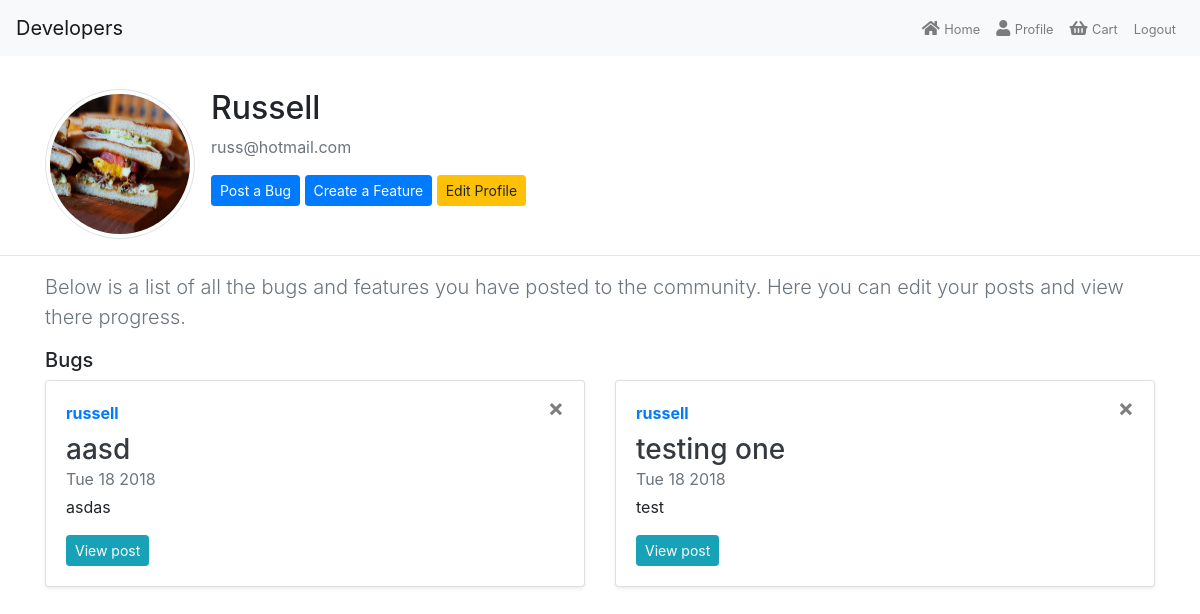
The app's page /users/profile/ (signed in), older data.
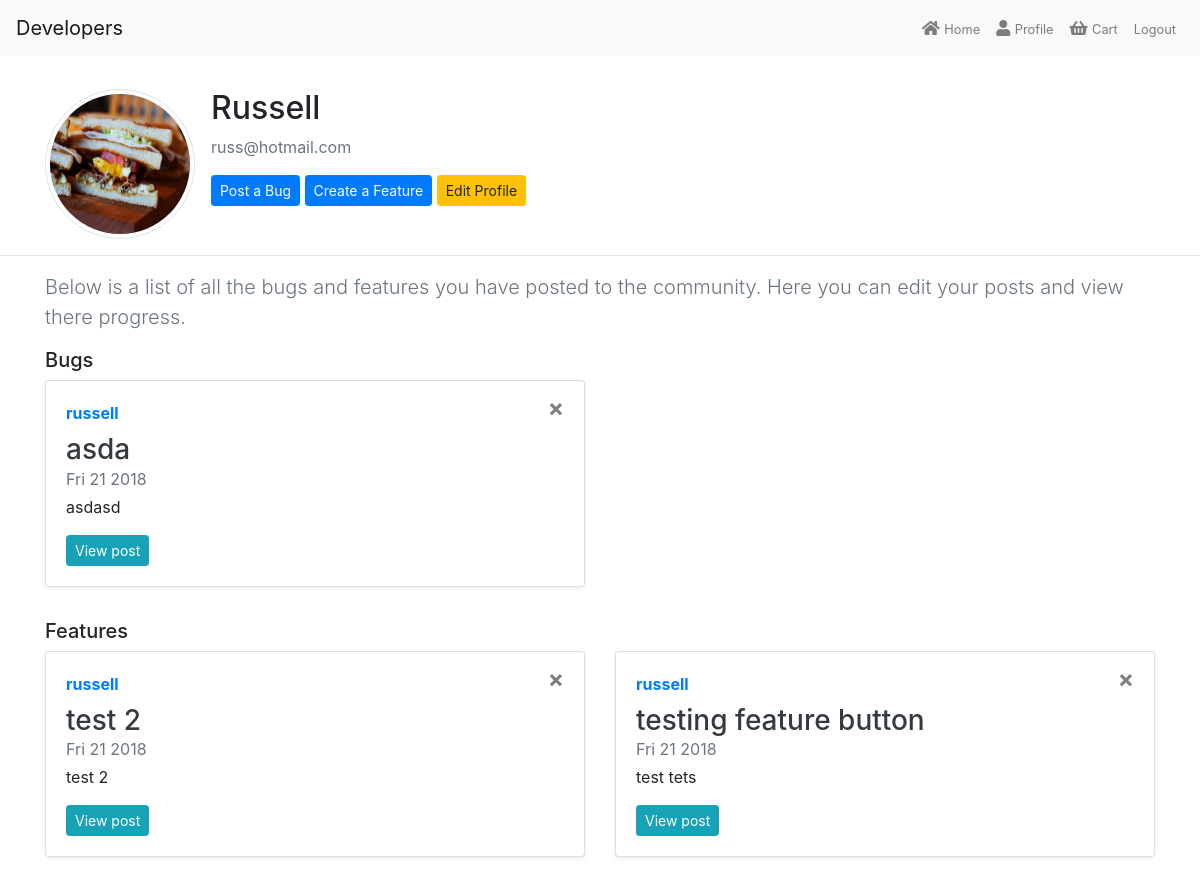
The same page, newer data.
### users/models.py (models this page shows, shortened)
class Profile(models.Model):
    user = models.OneToOneField(User, on_delete=models.CASCADE)
    image = models.ImageField(default="default.jpg",
                               upload_to="profile_images")

### bug/models.py (models this page shows, shortened)
class Bug(models.Model):
    app_choices = [
        ("bug", "Bug"),
        ("feature", "Feature")
    ]
    title = models.CharField(max_length=100)
    description = models.TextField()
    created_date = models.DateTimeField(default=timezone.now)
    views = models.IntegerField(default=0)
    upvotes = models.IntegerField(default=0)
    price = models.DecimalField(max_digits=6, decimal_places=2, default=0)
    author = models.ForeignKey(User, on_delete=models.CASCADE)

### feature/models.py (models this page shows, shortened)
class Feature(models.Model):
    app_choices = [
        ("bug", "Bug"),
        ("feature", "Feature")
    ]
    title = models.CharField(max_length=100)
    description = models.TextField()
    created_date = models.DateTimeField(default=timezone.now)
    views = models.IntegerField(default=0)
    upvote = models.IntegerField(default=0)
    price = models.DecimalField(max_digits=6, decimal_places=2, default=2.99)
    subject = models.CharField(
        max_length=10, choices=app_choices, default="bug")
    author = models.ForeignKey(User, on_delete=models.CASCADE)

### users/views.py (the view)
# urls.py: url(r'profile/', profile, name="profile"),
@login_required
def profile(request):
    if request.method == "POST":
        User_profile = UpdateProfile(request.POST, instance=request.user)
        User_image = UpdateImage(request.POST,
                                  request.FILES,
                                  instance=request.user.profile)
        if User_profile.is_valid() and User_image.is_valid():
            User_image.save()
            User_profile.save()
            messages.success(request, "Your account has been updated!")
            return redirect("profile")
    else:
        User_profile = UpdateProfile(instance=request.user)
        User_image = UpdateImage(instance=request.user.profile)
        ProfileBug = Bug.objects.filter(author=request.user)
        ProfileFeature = Feature.objects.filter(author=request.user)
    context = {
        "User_profile": User_profile,
        "User_image": User_image,
        "ProfileBug": ProfileBug,
        "ProfileFeature": ProfileFeature,
    }
    return render(request, "profile.html", context)

### users/templates/profile.html (shortened to what this page needs)
{% extends "base.html" %}
{% load crispy_forms_tags %}
{% block content %}
<div class="container">
    <div class="content-section mt-3">
        <div class="media">
            <img class="rounded-circle account-img img-thumbnail mr-3" src="{{ user.profile.image.url }}">
            <div class="media-body">
                <h2 class="account-heading">
                    {{ user.username|capfirst }}
                </h2>
                <p class="text-secondary">
                    {{ user.email }}
                </p>
                <a class="btn btn-primary btn-sm" href="{% url 'create_bug' %}" role="button">
                    Post a Bug
                </a>
                <a class="btn btn-primary btn-sm" href="{% url 'create_feature' %}">
                    Create a Feature
                </a>
                <button type="button" id="profile-edit" class="btn btn-warning btn-sm"
                data-toggle="collapse" data-target="#collapseProfile" aria-expanded="false" aria-controls="collapseProfile">
                    Edit Profile
                </button>
            </div>
        </div>
    </div>
</div>
<hr>
<div class="container">
        <p class="lead text-muted mt-3">
           Below is a list of all the bugs and features you have posted to the community. Here you can edit your posts and view there progress.
        </p>
        {% if ProfileBug %}
            <h5>Bugs</h5>
            <div class="row mb-2">
                {% for bug in ProfileBug %}
                    <div class="col-md-6">
                        <div class="card flex-md-row mb-4 shadow-sm h-md-250">
                            <div class="card-body d-flex flex-column align-items-start">
                                <strong class="d-inline-block mb-2 text-primary">
                                    {{ bug.author }}
                                </strong>
                                <a href="{% url 'delete_bug' bug.id %}">
                                    <button type="button" class="close right-corner" aria-label="Close">
                                        <span aria-hidden="true">
                                            &times;
                                        </span>
                                    </button>
                                </a>
                                <h3 class="mb-0">
                                    <a class="text-dark">
                                        {{ bug.title }}
                                    </a>
                                </h3>
                                <div class="mb-1 text-muted">
                                    {{ bug.created_date| date:"D j Y " }}
                                </div>
                                <p class="card-text mb-auto">
                                    {{ bug.description|truncatechars:50 }}
                                </p>
                                <a href="{% url 'preview_bug' bug.id %}" class="btn btn-info btn-sm mt-3">
                                    View post
                                </a>
                            </div>
                        </div>
                    </div>
                {% endfor %}
            </div>
        {% endif %}
        {% if ProfileFeature %}
            <h5>Features</h5>
                <div class="row mb-2">
                    {% for feature in ProfileFeature %}
                        <div class="col-md-6">
                            <div class="card flex-md-row mb-4 shadow-sm h-md-250">
                                <div class="card-body d-flex flex-column align-items-start">
                                    <strong class="d-inline-block mb-2 text-primary">
                                        {{ feature.author }}
                                    </strong>
                                    <a href="{% url 'delete_feature' feature.id %}">
                                        <button type="button" class="close right-corner" aria-label="Close">
                                            <span aria-hidden="true">
                                                &times;
                                            </span>
                                        </button>
                                    </a>
                                    <h3 class="mb-0">
                                        <a class="text-dark">
                                            {{ feature.title }}
                                        </a>
                                    </h3>
                                    <div class="mb-1 text-muted">
                                        {{ feature.created_date| date:"D j Y " }}
                                    </div>
                                    <p class="card-text mb-auto">
                                        {{ feature.description|truncatechars:50 }}
                                    </p>
                                    <a href="{% url 'preview_feature' feature.id %}" class="btn btn-info btn-sm mt-3">
                                        View post
                                    </a>
                                </div>
                            </div>
                        </div>
                    {% endfor %}
                </div>
        {% endif %}
    </div>
{% endblock %}

### templates/base.html (shortened to what this page needs)
{% load staticfiles %}
<!DOCTYPE html>
<html lang="en">
<head>
    <link rel="stylesheet" href="https://stackpath.bootstrapcdn.com/bootstrap/4.1.3/css/bootstrap.min.css">
    <link rel="stylesheet" href="https://use.fontawesome.com/releases/v5.6.1/css/all.css">
    <link rel="stylesheet" href={% static "css/styles.css" %}>
</head>
<body>
    <header>
        <nav class="navbar navbar-expand-lg navbar-light bg-light mb-3">
            <a class="navbar-brand" href="{% url 'index' %}">Developers</a>
            <div class="collapse navbar-collapse" id="navbarSupportedContent">
                <ul class="navbar-nav ml-auto">
                {% if user.is_authenticated %}
                    <li class="nav-item">
                        <a class="nav-link" href="{% url 'home' %}">
                            <i class="fa fa-home" aria-hidden="true"></i>
                            <small> Home </small>
                        </a>
                    </li>
                    <li class="nav-item">
                        <a class="nav-link" href="{% url 'profile' %}">
                        <i class="fa fa-user" aria-hidden="true"></i>
                            <small> Profile </small>
                        </a>
                    </li>
                    <li class="nav-item">
                        <a class="nav-link" href="#">
                            <i class="fa fa-shopping-basket" aria-hidden="true"></i>
                            <small> Cart </small>
                        </a>
                    </li>
                    <li class="nav-item">
                         <a class="nav-link" href="{% url 'logout' %}">
                            <small> Logout </small>
                         </a>
                    </li>
                </ul>
                {% endif %}
            </div>
        </nav>
    </header>
    <div class="container">
        <div class="row messages-display">
            <div class="col-md-8">
            </div>
        </div>
    </div>
    {% block content %}
    {% endblock %}
</body>
</html>

### static/css/styles.css (style rules this page uses)
body { padding: 0; margin: 0; }
.account-img { width: 150px !important; height: 150px !important; }
.right-corner { position: absolute; top: 15px; right: 20px; }

Row changes from the older to the newer data that the page shows:
removed Bug: author "russell", title "aasd", created_date "Tue 18 2018", description "asdas"
removed Bug: author "russell", title "testing one", created_date "Tue 18 2018", description "test"
added Bug: author "russell", title "asda", created_date "Fri 21 2018", description "asdasd"
added Feature: author "russell", title "test 2", created_date "Fri 21 2018", description "test 2"
added Feature: author "russell", title "testing feature button", created_date "Fri 21 2018", description "test tets"
Text that changed along with them:
text now shown: "Features"
